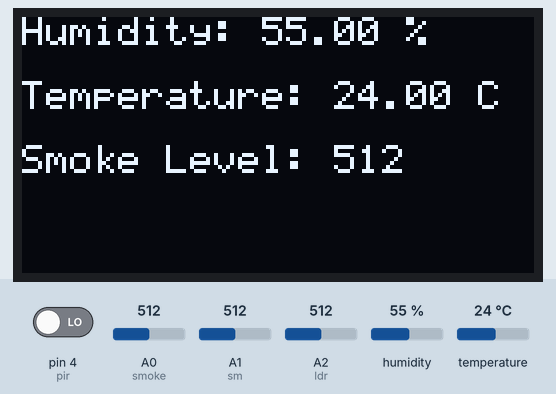
Bench run of a sketch on a simulated Arduino Uno, built with avr-gcc and run on an emulated ATmega328P. On the bench: 128×64 one-colour display. Inputs (shaded band) come from the test bench; at power-on: pin 4 (pir) LOW, humidity 55 %, A0 (smoke) = 512, temperature 24 °C, A1 (sm) = 512, A2 (ldr) = 512. The modem accepts every AT command (registered, SIM ready, sends succeed) and sends nothing else.

Above: at 6.9 s.
7.0 s: pin 4 (pir) driven HIGH
At 18.8 s:
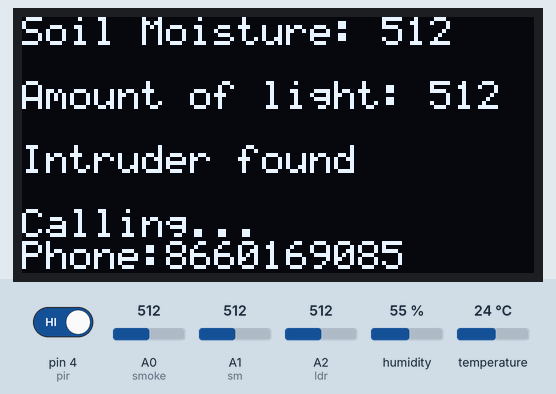
19.7 s: humidity set to 22 %
At 21.8 s:
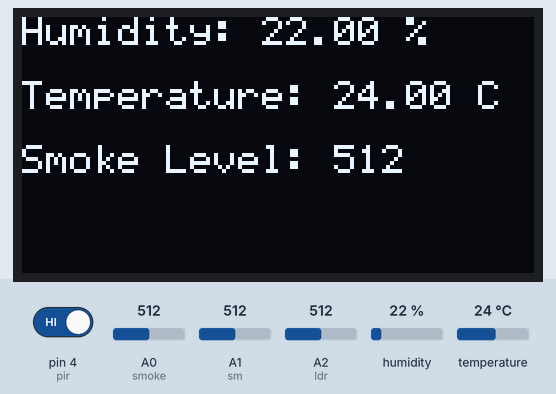
26.5 s: A0 (smoke) set to 716
At 37.0 s:
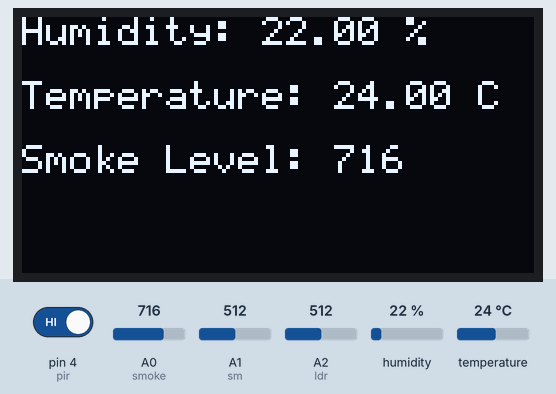
40.5 s: temperature set to 12 °C
At 52.1 s:
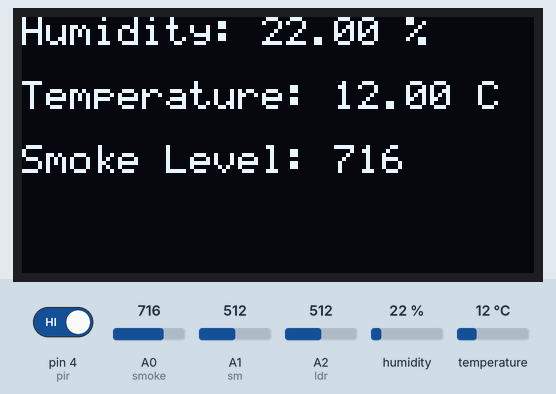
53.1 s: A0 (smoke) set to 992
At 67.0 s:
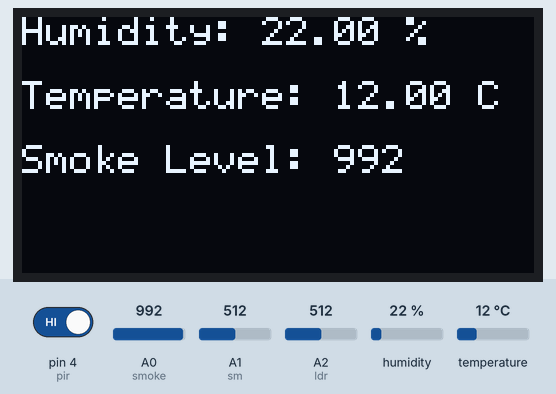
67.1 s: pin 4 (pir) driven LOW
Timing chart, 0 to 70.1 s (numbered marks = the images above; inputs shaded):
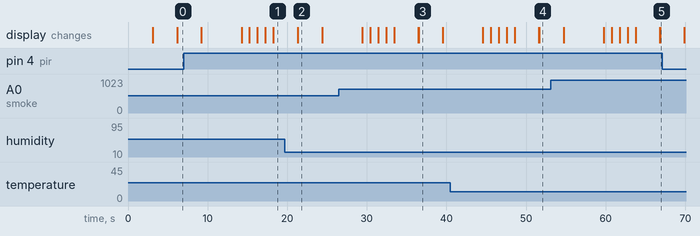

The sketch:

All_sensors_code1.ino
```cpp
#include "SSD1306Ascii.h"
#include "SSD1306AsciiAvrI2c.h"

#define I2C_ADDRESS 0x3C
#define RST_PIN -1
SSD1306AsciiAvrI2c oled;

#include <SoftwareSerial.h>

SoftwareSerial gsm(3,2);

#include <DHT.h>
#define dataPin 5
#define DHTType DHT22
#include <MQ2.h>

DHT dht = DHT(dataPin, DHTType);
int pir=4;
int smoke=A0;
//int buz=13;
int ldr = A2;
int sm=A1;
//int r1=8;
//int r2=9;
int i=1000;

void setup()
{
  Serial.begin(9600);
  dht.begin();

  oled.begin(&Adafruit128x64, I2C_ADDRESS);
  oled.setFont(System5x7);

  gsm.begin(9600);

  pinMode(ldr , INPUT);
  pinMode(pir,INPUT);
  pinMode(smoke,INPUT);
  pinMode(sm,INPUT);
  //pinMode(buz,OUTPUT);
  //pinMode(r1,OUTPUT);
  //pinMode(r2,OUTPUT);
  //digitalWrite(buz,LOW);
  //digitalWrite(r1,HIGH);
  //digitalWrite(r2,HIGH);

}
void loop()
{

   oled.clear();

   float h = dht.readHumidity();
   float t = dht.readTemperature();
   int smoke_val=analogRead(smoke);
   int ldr_val=analogRead(ldr);
   int soil_moi_val=analogRead(sm);

   oled.print("Humidity: ");
   oled.print(h);
   oled.println(" %");
   oled.println();

   oled.print("Temperature: ");
   oled.print(t);
   oled.println(" C");
   oled.println();

   oled.print("Smoke Level: ");
   oled.println(smoke_val);
   oled.println();

   delay(3000);
   oled.clear();

   oled.print("Soil Moisture: ");
   oled.println(soil_moi_val);
   oled.println();

   oled.print("Amount of light: ");
   oled.println(ldr_val);
   oled.println();

   delay(3000);

   while(i>=600000)
   {
    gsm.println("AT+CMGF=1");
    delay(1000);
    gsm.println("AT+CMGS=\"+918660169085\"\r");
    delay(1000);
    gsm.print("Temp:");
    gsm.print(t);
    gsm.println(" C");
    gsm.print("Humidity:");
    gsm.print(h);
    gsm.println(" %");
    gsm.print("Light Intensity:");
    gsm.print(ldr_val);
    gsm.println(" Units");
    gsm.print("Soil Moisture Level");
    gsm.print(soil_moi_val);
    gsm.println(" Units");
    gsm.print("Air Quality(Smoke):");
    gsm.print(smoke_val);
    gsm.println(" Units");
    gsm.write((char)26);
    delay(5000);
    i=1000;
    i=i+5000;
   }

   int pir_val=digitalRead(pir);
   if(pir_val==1)
   {
    gsm.println("ATD+918660169085;");
    delay(1000);
    gsm.write((char)26);
    delay(1000);
    oled.println("Intruder found");
    oled.println();
    oled.print("Calling");
    delay(1000);
    oled.print(".");
    delay(1000);
    oled.print(".");
    delay(1000);
    oled.println(".");
    delay(1000);
    oled.println();
    oled.println("Phone:8660169085");

    delay(3000);
    oled.clear();
   }

   i=i+10000;
   Serial.flush();
}
```

Measured:
- what the display in image 2 shows lasts 3.0 s, from 21.4 s to 24.4 s
